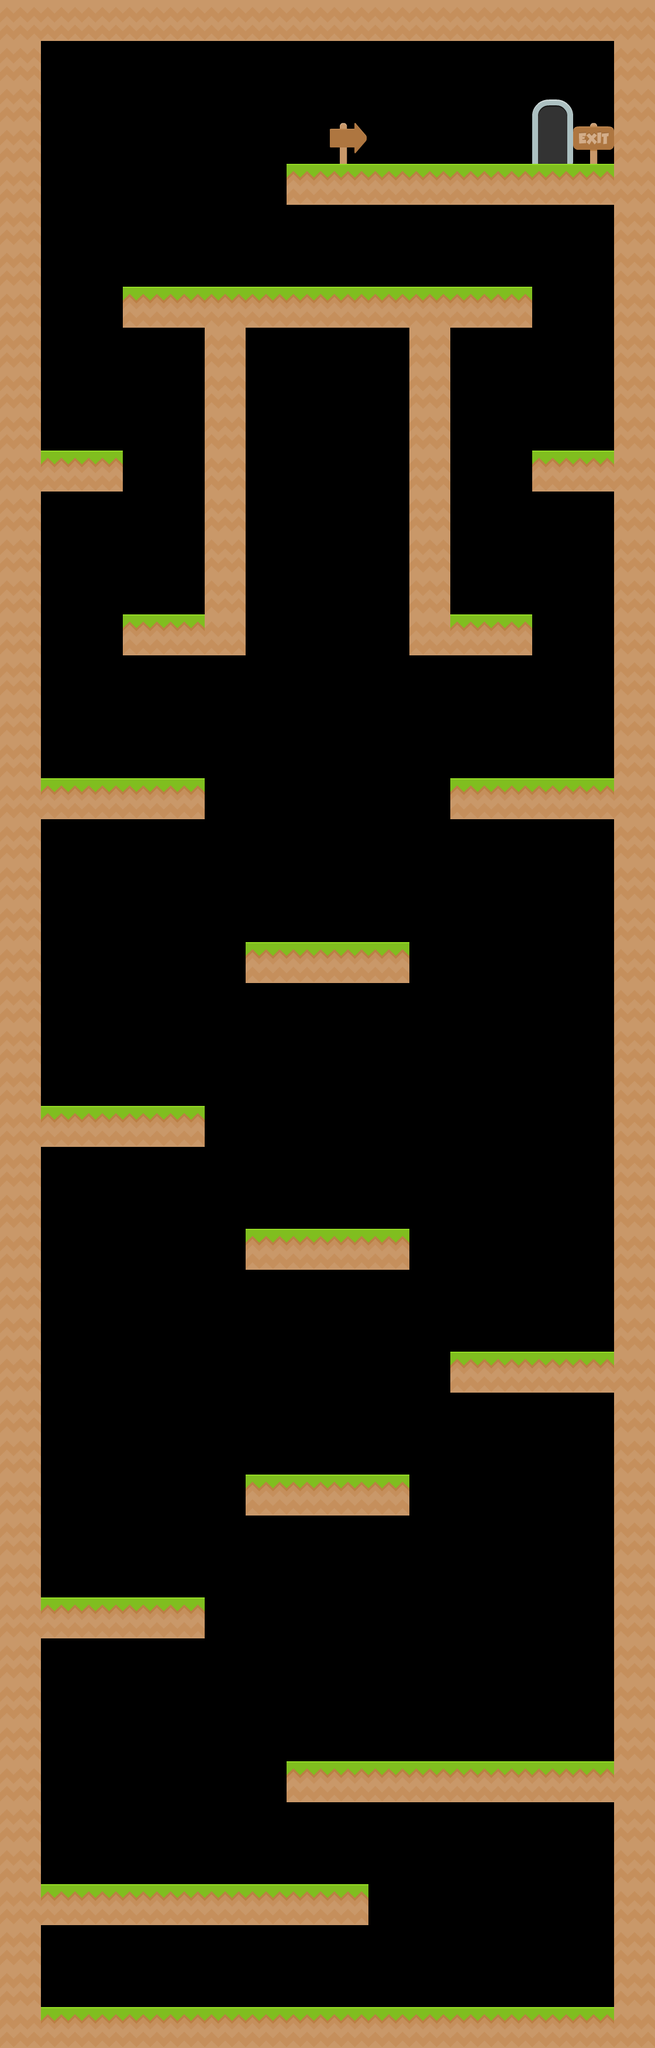

Rendered tile map (Tiled .tmx) drawn with the repository's tilesets; below, a short description and the full map source, tile grids included:
An orthogonal 16x50 tile map with 70x70 px tiles, 1 tile layer (Tile Layer 1) and 61 objects (24x wall, 18x platform, 18x loft, door).

<map version="1.0" tiledversion="1.0.1" orientation="orthogonal" renderorder="right-down" width="16" height="50" tilewidth="70" tileheight="70" nextobjectid="117">
 <tileset firstgid="1" name="tiles_spritesheet" tilewidth="70" tileheight="70" spacing="2" tilecount="156" columns="12">
  <image source="tiles_spritesheet.png" width="914" height="936" />
 </tileset>
 <layer name="Tile Layer 1" width="16" height="50">
  <data encoding="csv">
153,153,153,153,153,153,153,153,153,153,153,153,153,153,153,153,
153,0,0,0,0,0,0,0,0,0,0,0,0,0,0,153,
153,0,0,0,0,0,0,0,0,0,0,0,0,46,0,153,
153,0,0,0,0,0,0,0,41,0,0,0,0,58,65,153,
153,0,0,0,0,0,0,104,104,104,104,104,104,104,104,153,
153,0,0,0,0,0,0,0,0,0,0,0,0,0,0,153,
153,0,0,0,0,0,0,0,0,0,0,0,0,0,0,153,
153,0,0,104,104,104,104,104,104,104,104,104,104,0,0,153,
153,0,0,0,0,153,0,0,0,0,153,0,0,0,0,153,
153,0,0,0,0,153,0,0,0,0,153,0,0,0,0,153,
153,0,0,0,0,153,0,0,0,0,153,0,0,0,0,153,
153,104,104,0,0,153,0,0,0,0,153,0,0,104,104,153,
153,0,0,0,0,153,0,0,0,0,153,0,0,0,0,153,
153,0,0,0,0,153,0,0,0,0,153,0,0,0,0,153,
153,0,0,0,0,153,0,0,0,0,153,0,0,0,0,153,
153,0,0,104,104,153,0,0,0,0,153,104,104,0,0,153,
153,0,0,0,0,0,0,0,0,0,0,0,0,0,0,153,
153,0,0,0,0,0,0,0,0,0,0,0,0,0,0,153,
153,0,0,0,0,0,0,0,0,0,0,0,0,0,0,153,
153,104,104,104,104,0,0,0,0,0,0,104,104,104,104,153,
153,0,0,0,0,0,0,0,0,0,0,0,0,0,0,153,
153,0,0,0,0,0,0,0,0,0,0,0,0,0,0,153,
153,0,0,0,0,0,0,0,0,0,0,0,0,0,0,153,
153,0,0,0,0,0,104,104,104,104,0,0,0,0,0,153,
153,0,0,0,0,0,0,0,0,0,0,0,0,0,0,153,
153,0,0,0,0,0,0,0,0,0,0,0,0,0,0,153,
153,0,0,0,0,0,0,0,0,0,0,0,0,0,0,153,
153,104,104,104,104,0,0,0,0,0,0,0,0,0,0,153,
153,0,0,0,0,0,0,0,0,0,0,0,0,0,0,153,
153,0,0,0,0,0,0,0,0,0,0,0,0,0,0,153,
153,0,0,0,0,0,104,104,104,104,0,0,0,0,0,153,
153,0,0,0,0,0,0,0,0,0,0,0,0,0,0,153,
153,0,0,0,0,0,0,0,0,0,0,0,0,0,0,153,
153,0,0,0,0,0,0,0,0,0,0,104,104,104,104,153,
153,0,0,0,0,0,0,0,0,0,0,0,0,0,0,153,
153,0,0,0,0,0,0,0,0,0,0,0,0,0,0,153,
153,0,0,0,0,0,104,104,104,104,0,0,0,0,0,153,
153,0,0,0,0,0,0,0,0,0,0,0,0,0,0,153,
153,0,0,0,0,0,0,0,0,0,0,0,0,0,0,153,
153,104,104,104,104,0,0,0,0,0,0,0,0,0,0,153,
153,0,0,0,0,0,0,0,0,0,0,0,0,0,0,153,
153,0,0,0,0,0,0,0,0,0,0,0,0,0,0,153,
153,0,0,0,0,0,0,0,0,0,0,0,0,0,0,153,
153,0,0,0,0,0,0,104,104,104,104,104,104,104,104,153,
153,0,0,0,0,0,0,0,0,0,0,0,0,0,0,153,
153,0,0,0,0,0,0,0,0,0,0,0,0,0,0,153,
153,104,104,104,104,104,104,104,104,0,0,0,0,0,0,153,
153,0,0,0,0,0,0,0,0,0,0,0,0,0,0,153,
153,0,0,0,0,0,0,0,0,0,0,0,0,0,0,153,
153,104,104,104,104,104,104,104,104,104,104,104,104,104,104,153
</data>
 </layer>
 <objectgroup name="Object Layer 1">
  <object id="3" type="platform" x="0" y="3430" width="1120" height="70" />
  <object id="6" type="wall" x="0" y="2" width="70" height="3442.25" />
  <object id="20" type="platform" x="0" y="0" width="1120" height="70" />
  <object id="21" type="wall" x="1050" y="0" width="70" height="3446.25" />
  <object id="48" type="platform" x="70" y="3220" width="560" height="70" />
  <object id="51" type="platform" x="490" y="3010" width="560" height="70" />
  <object id="52" type="platform" x="70" y="2730" width="280" height="70" />
  <object id="53" type="platform" x="420" y="2520" width="280" height="70" />
  <object id="54" type="platform" x="770" y="2310" width="280" height="70" />
  <object id="55" type="platform" x="420" y="2100" width="280" height="70" />
  <object id="56" type="platform" x="70" y="1890" width="280" height="70" />
  <object id="57" type="platform" x="420" y="1610" width="280" height="70" />
  <object id="58" type="platform" x="770" y="1330" width="280" height="70" />
  <object id="59" type="platform" x="70" y="1330" width="280" height="70" />
  <object id="60" type="platform" x="210" y="1050" width="140" height="70" />
  <object id="62" type="platform" x="70" y="770" width="140" height="70" />
  <object id="63" type="platform" x="770" y="1050" width="140" height="70" />
  <object id="64" type="platform" x="910" y="770" width="140" height="70" />
  <object id="65" type="platform" x="490" y="280" width="560" height="70" />
  <object id="68" type="platform" x="210" y="490" width="700" height="70" />
  <object id="70" type="wall" x="350" y="560" width="70" height="560" />
  <object id="71" type="wall" x="700" y="560" width="70" height="560" />
  <object id="73" type="loft" x="71.5" y="3286" width="557" height="7" />
  <object id="75" type="loft" x="492.5" y="3075.5" width="557" height="7" />
  <object id="76" type="loft" x="73.3333" y="2794.33" width="272" height="10" />
  <object id="77" type="loft" x="422" y="2583.5" width="275" height="10" />
  <object id="78" type="loft" x="774" y="2375" width="272" height="10" />
  <object id="79" type="loft" x="421.818" y="2164.03" width="275.5" height="10" />
  <object id="80" type="loft" x="72.6667" y="1953.67" width="274" height="10" />
  <object id="81" type="loft" x="425" y="1673.67" width="272" height="10" />
  <object id="82" type="loft" x="775.5" y="1395" width="272" height="10" />
  <object id="83" type="loft" x="75" y="1394" width="272" height="10" />
  <object id="84" type="loft" x="214" y="1113" width="204" height="10" />
  <object id="85" type="loft" x="704" y="1113" width="204" height="10" />
  <object id="86" type="loft" x="913" y="833" width="137" height="10" />
  <object id="88" type="loft" x="771.5" y="553.5" width="137" height="10" />
  <object id="89" type="loft" x="215.5" y="554.5" width="137" height="10" />
  <object id="90" type="loft" x="71.5" y="833.167" width="137" height="10" />
  <object id="91" type="loft" x="422.833" y="553.667" width="274.333" height="10" />
  <object id="92" type="loft" x="493.871" y="342.833" width="555.545" height="10" />
  <object id="94" type="door" x="910" y="140" width="70" height="140" />
  <object id="95" type="wall" x="487.455" y="281.091" width="7.27273" height="68" />
  <object id="98" type="wall" x="207.364" y="491.25" width="7.27273" height="68" />
  <object id="99" type="wall" x="906.364" y="490.5" width="7.27273" height="68" />
  <object id="100" type="wall" x="906.864" y="771" width="7.27273" height="68" />
  <object id="101" type="wall" x="905.905" y="1051.33" width="7.27273" height="68" />
  <object id="102" type="wall" x="205.697" y="771.333" width="7.27273" height="68" />
  <object id="103" type="wall" x="207.614" y="1051.25" width="7.27273" height="68" />
  <object id="104" type="wall" x="345.697" y="1331.25" width="7.27273" height="68" />
  <object id="105" type="wall" x="768.03" y="1331.33" width="7.27273" height="68" />
  <object id="106" type="wall" x="695.091" y="1611.27" width="7.27273" height="68" />
  <object id="107" type="wall" x="417.364" y="1611.25" width="7.27273" height="68" />
  <object id="108" type="wall" x="345.864" y="1891.25" width="7.27273" height="68" />
  <object id="109" type="wall" x="417.364" y="2101.25" width="7.27273" height="68" />
  <object id="110" type="wall" x="695.364" y="2101.25" width="7.27273" height="68" />
  <object id="111" type="wall" x="768.364" y="2311.25" width="7.27273" height="68" />
  <object id="112" type="wall" x="694.885" y="2520.75" width="7.27273" height="68" />
  <object id="113" type="wall" x="416.989" y="2520.75" width="7.27273" height="68" />
  <object id="114" type="wall" x="345.614" y="2731" width="7.27273" height="68" />
  <object id="115" type="wall" x="487.614" y="3010.75" width="7.27273" height="68" />
  <object id="116" type="wall" x="625.636" y="3220.91" width="7.27273" height="68" />
 </objectgroup>
</map>
